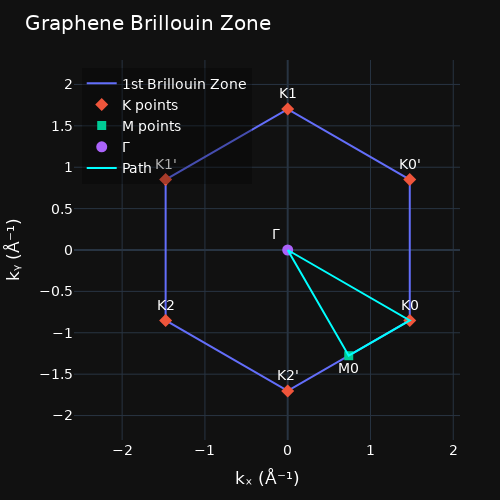

The cell this chart's notebook holds for it:
### Markdown cell above
## 2.1 Visualize Brillouin Zone

### Code cell
hexagon = np.array([K0, K0p, K1, K1p, K2, K2p, K0])  # closed loop
fig = go.Figure()

# Brillouin zone hexagon
fig.add_trace(
    go.Scatter(
        x=hexagon[:, 0],
        y=hexagon[:, 1],
        mode="lines",
        line=dict(width=2),
        name="1st Brillouin Zone",
        hoverinfo="skip",
    )
)

# K points
fig.add_trace(
    go.Scatter(
        x=[p[0] for p in K_points.values()],
        y=[p[1] for p in K_points.values()],
        mode="markers+text",
        name="K points",
        marker=dict(size=10, symbol="diamond"),
        text=list(K_points.keys()),
        textposition="top center",
    )
)

# M0 point
fig.add_trace(
    go.Scatter(
        x=[M0[0]],
        y=[M0[1]],
        mode="markers+text",
        name="M points",
        marker=dict(size=9, symbol="square"),
        text=["M0"],
        textposition="bottom center",
    )
)

# g (center)
fig.add_trace(
    go.Scatter(
        x=[g[0]],
        y=[g[1]],
        mode="markers+text",
        name="Γ",
        marker=dict(size=11, symbol="circle"),
        text=["Γ"],
        textposition="top left",
    )
)

# ================================
#  Layout / styling
# ================================
fig.update_layout(
    width=500,
    height=500,
    font=dict(family="DejaVu Sans", size=14, color="white"),
    template="plotly_dark",
    title="Graphene Brillouin Zone",
    xaxis_title="kₓ (Å⁻¹)",
    yaxis_title="kᵧ (Å⁻¹)",
    xaxis=dict(range=[-2, 2], autorange=False),
    yaxis=dict(range=[-2, 2], autorange=False),
    legend=dict(
        x=0.02,
        y=0.98,
        bgcolor="rgba(0,0,0,0.3)",
        borderwidth=0,
    ),
    margin=dict(l=60, r=40, t=60, b=60),
)

# Light grid so you can see symmetry nicely
fig.update_xaxes(showgrid=True, gridwidth=1, zeroline=True, range=[-2.5, 2], autorange=False)
fig.update_yaxes(showgrid=True, gridwidth=1, zeroline=True, range=[-2, 2], autorange=False)

# Equal aspect ratio to keep the figure square
fig.update_yaxes(scaleanchor="x", scaleratio=1)

fig.show()

### Figure 1 — Plotly figure (JSON) as saved in the notebook; plotly's stock layout.template omitted (floating-point values rounded to 4 significant figures)
{"data": [{"hoverinfo": "skip", "line": {"width": 2}, "mode": "lines", "name": "1st Brillouin Zone", "type": "scatter", "x": [1.475, 1.475, 0.0, -1.475, -1.475, -0.0, 1.475], "y": [-0.8514, 0.8514, 1.703, 0.8514, -0.8514, -1.703, -0.8514]}, {"marker": {"size": 10, "symbol": "diamond"}, "mode": "markers+text", "name": "K points", "text": ["K0", "K0'", "K1", "K1'", "K2", "K2'"], "textposition": "top center", "type": "scatter", "x": [1.475, 1.475, 0, -1.475, -1.475, 0], "y": [-0.8514, 0.8514, 1.703, 0.8514, -0.8514, -1.703]}, {"marker": {"size": 9, "symbol": "square"}, "mode": "markers+text", "name": "M points", "text": ["M0"], "textposition": "bottom center", "type": "scatter", "x": [0.7373], "y": [-1.277]}, {"marker": {"size": 11, "symbol": "circle"}, "mode": "markers+text", "name": "Γ", "text": ["Γ"], "textposition": "top left", "type": "scatter", "x": [0], "y": [0]}, {"hoverinfo": "skip", "line": {"color": "cyan", "width": 2}, "mode": "lines", "name": "Path", "type": "scatter", "x": [0, 1.475, 0.7373, 0], "y": [0, -0.8514, -1.277, 0]}], "layout": {"font": {"color": "white", "family": "DejaVu Sans", "size": 14}, "height": 500, "legend": {"bgcolor": "rgba(0,0,0,0.3)", "borderwidth": 0, "x": 0.02, "y": 0.98}, "margin": {"b": 60, "l": 60, "r": 40, "t": 60}, "title": {"text": "Graphene Brillouin Zone"}, "width": 500, "xaxis": {"autorange": false, "gridwidth": 1, "range": [-2.5, 2], "showgrid": true, "title": {"text": "kₓ (Å⁻¹)"}, "zeroline": true}, "yaxis": {"autorange": false, "gridwidth": 1, "range": [-2, 2], "scaleanchor": "x", "scaleratio": 1, "showgrid": true, "title": {"text": "kᵧ (Å⁻¹)"}, "zeroline": true}}}
